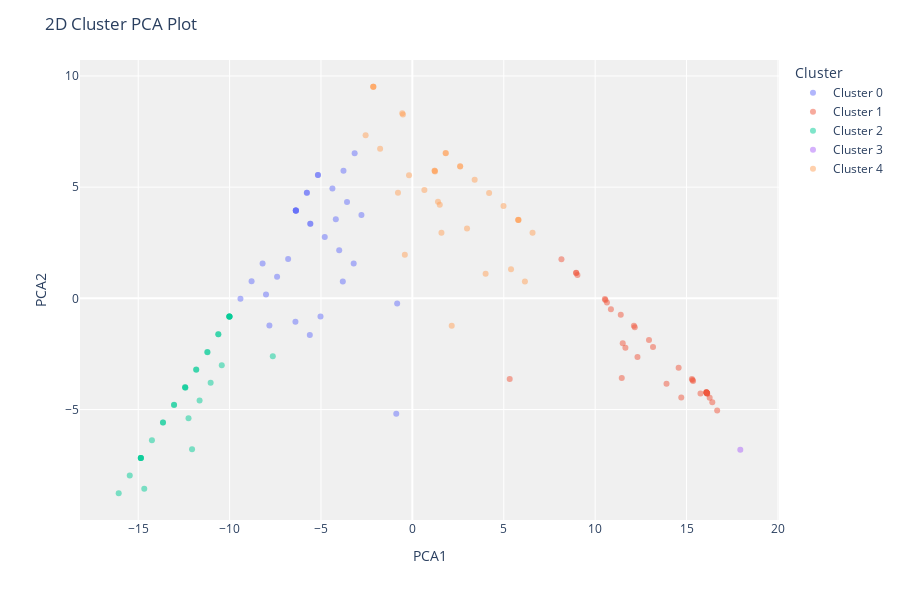

Notebook source saved alongside this figure:
### Code cell
plot_model(model_kmeans, plot = 'cluster')

### Figure 1 — Plotly figure (JSON) as saved in the notebook; plotly's stock layout.template omitted (floating-point values rounded to 4 significant figures)
{"data": [{"customdata": [[null], [null], [null], [null], [null], [null], [null], [null], [null], [null], [null], [null], [null], [null], [null], [null], [null], [null], [null], [null], [null], [null], [null], [null], [null], [null], [null], [null], [null], [null], [null], [null], [null]], "hovertemplate": "Cluster=Cluster 0<br>PCA1=%{x}<br>PCA2=%{y}<br>Feature=%{customdata[0]}<extra></extra>", "legendgroup": "Cluster 0", "marker": {"color": "#636efa", "opacity": 0.5, "symbol": "circle"}, "mode": "markers", "name": "Cluster 0", "orientation": "v", "showlegend": true, "textposition": "top center", "type": "scatter", "x": [-5.026, -5.166, -6.377, -5.772, -5.61, -4.188, -5.585, -3.158, -7.402, -4.003, -9.405, -3.769, -7.821, -2.786, -5.166, -3.575, -3.806, -8.796, -4.794, -6.374, -8.007, -6.797, -3.21, -4.374, -5.772, -8.194, -6.377, -6.397, -0.8816, -5.583, -0.8325, -6.37, -6.375], "xaxis": "x", "y": [-0.8196, 5.541, 3.951, 4.746, -1.644, 3.553, 3.354, 6.526, 0.9699, 2.163, -0.02203, 5.739, -1.216, 3.744, 5.541, 4.337, 0.7574, 0.7675, 2.759, 3.947, 0.1753, 1.765, 1.565, 4.944, 4.747, 1.568, 3.952, -1.055, -5.193, 3.352, -0.2275, 3.941, 3.949], "yaxis": "y"}, {"customdata": [[null], [null], [null], [null], [null], [null], [null], [null], [null], [null], [null], [null], [null], [null], [null], [null], [null], [null], [null], [null], [null], [null], [null], [null], [null], [null], [null], [null], [null], [null], [null], [null], [null], [null], [null], [null], [null]], "hovertemplate": "Cluster=Cluster 1<br>PCA1=%{x}<br>PCA2=%{y}<br>Feature=%{customdata[0]}<extra></extra>", "legendgroup": "Cluster 1", "marker": {"color": "#EF553B", "opacity": 0.5, "symbol": "circle"}, "mode": "markers", "name": "Cluster 1", "orientation": "v", "showlegend": true, "textposition": "top center", "type": "scatter", "x": [16.13, 15.29, 12.95, 8.958, 16.09, 8.962, 11.45, 13.9, 11.51, 10.65, 14.57, 8.156, 12.17, 16.1, 10.86, 15.76, 16.27, 11.4, 15.32, 5.325, 13.17, 16.68, 11.66, 16.41, 16.09, 16.08, 16.12, 15.36, 10.53, 16.11, 16.11, 12.12, 14.71, 9.029, 16.1, 12.31, 10.56], "xaxis": "x", "y": [-4.292, -3.625, -1.876, 1.147, -4.228, 1.142, -3.583, -3.837, -2.018, -0.1909, -3.122, 1.759, -1.298, -4.241, -0.4922, -4.282, -4.474, -0.7361, -3.669, -3.622, -2.183, -5.046, -2.223, -4.673, -4.224, -4.223, -4.266, -3.716, -0.03067, -4.253, -4.263, -1.232, -4.455, 1.048, -4.242, -2.635, -0.07082], "yaxis": "y"}, {"customdata": [[null], [null], [null], [null], [null], [null], [null], [null], [null], [null], [null], [null], [null], [null], [null], [null], [null], [null], [null], [null], [null], [null], [null], [null], [null], [null], [null], [null], [null], [null], [null], [null]], "hovertemplate": "Cluster=Cluster 2<br>PCA1=%{x}<br>PCA2=%{y}<br>Feature=%{customdata[0]}<extra></extra>", "legendgroup": "Cluster 2", "marker": {"color": "#00cc96", "opacity": 0.5, "symbol": "circle"}, "mode": "markers", "name": "Cluster 2", "orientation": "v", "showlegend": true, "textposition": "top center", "type": "scatter", "x": [-10.0, -10.62, -10.01, -14.86, -14.85, -13.04, -12.43, -15.46, -11.64, -12.25, -16.07, -11.22, -14.67, -14.25, -11.21, -10.62, -13.64, -13.04, -14.86, -14.86, -10.01, -12.43, -10.01, -12.42, -10.01, -11.83, -7.636, -11.82, -11.04, -10.43, -12.05, -13.64], "xaxis": "x", "y": [-0.8254, -1.611, -0.8167, -7.174, -7.175, -4.79, -3.995, -7.969, -4.592, -5.388, -8.764, -2.409, -8.567, -6.381, -2.424, -1.611, -5.585, -4.79, -7.175, -7.174, -0.8167, -3.996, -0.8199, -4.017, -0.8198, -3.201, -2.606, -3.206, -3.797, -3.006, -6.788, -5.588], "yaxis": "y"}, {"customdata": [[null]], "hovertemplate": "Cluster=Cluster 3<br>PCA1=%{x}<br>PCA2=%{y}<br>Feature=%{customdata[0]}<extra></extra>", "legendgroup": "Cluster 3", "marker": {"color": "#ab63fa", "opacity": 0.5, "symbol": "circle"}, "mode": "markers", "name": "Cluster 3", "orientation": "v", "showlegend": true, "textposition": "top center", "type": "scatter", "x": [17.94], "xaxis": "x", "y": [-6.81], "yaxis": "y"}, {"customdata": [[null], [null], [null], [null], [null], [null], [null], [null], [null], [null], [null], [null], [null], [null], [null], [null], [null], [null], [null], [null], [null], [null], [null], [null], [null], [null], [null], [null], [null], [null], [null], [null], [null]], "hovertemplate": "Cluster=Cluster 4<br>PCA1=%{x}<br>PCA2=%{y}<br>Feature=%{customdata[0]}<extra></extra>", "legendgroup": "Cluster 4", "marker": {"color": "#FFA15A", "opacity": 0.5, "symbol": "circle"}, "mode": "markers", "name": "Cluster 4", "orientation": "v", "showlegend": true, "textposition": "top center", "type": "scatter", "x": [6.157, -2.138, 0.657, 5.794, 3.407, 1.238, 4.987, -0.7875, 1.218, 1.218, 1.829, -0.5157, 4.007, 1.591, 5.801, 5.397, -1.765, 2.99, -2.138, -0.5546, 2.153, -2.138, 4.198, 1.401, 1.498, 5.796, 6.574, -0.4128, 1.821, 2.613, -2.558, 2.614, -0.1823], "xaxis": "x", "y": [0.7599, 9.514, 4.876, 3.529, 5.334, 5.705, 4.147, 4.744, 5.733, 5.734, 6.521, 8.267, 1.103, 2.95, 3.519, 1.311, 6.731, 3.145, 9.514, 8.321, -1.229, 9.514, 4.739, 4.346, 4.211, 3.526, 2.949, 1.958, 6.532, 5.934, 7.328, 5.933, 5.539], "yaxis": "y"}], "layout": {"height": 600, "legend": {"title": {"text": "Cluster"}, "tracegroupgap": 0}, "margin": {"t": 60}, "plot_bgcolor": "rgb(240,240,240)", "title": {"text": "2D Cluster PCA Plot"}, "xaxis": {"anchor": "y", "domain": [0, 1], "title": {"text": "PCA1"}}, "yaxis": {"anchor": "x", "domain": [0, 1], "title": {"text": "PCA2"}}}}
